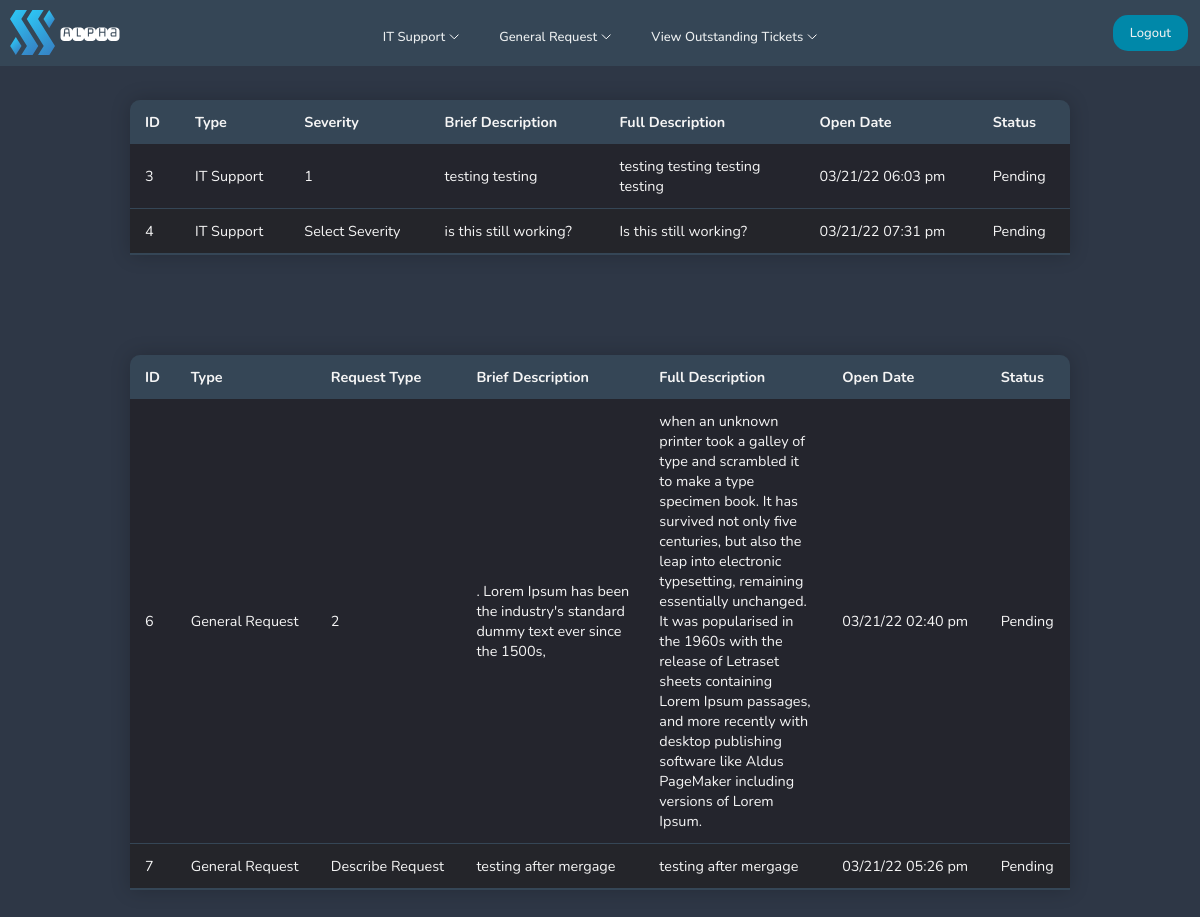
The page /pages/userviewticket.php (signed in) on the database its author committed.
### tables this page shows
CREATE TABLE "itticket" (
	"id"	INTEGER,
	"user"	INTEGER,
	"type"	TEXT,
	"severity"	BLOB,
	"brief"	INTEGER,
	"full"	TEXT,
	"createdon"	TEXT,
	"status"	TEXT,
	"comment"	TEXT,
	PRIMARY KEY("id")
);

CREATE TABLE "requestticket" (
	"id"	INTEGER,
	"type"	TEXT,
	"request"	TEXT,
	"brief"	TEXT,
	"full"	TEXT,
	"status"	TEXT,
	"createdon"	TEXT,
	PRIMARY KEY("id" AUTOINCREMENT)
);

### pages/userviewticket.php (the view, shortened to what this page needs)
<!DOCTYPE html>
<html lang="en">
<head>
    <?php include'../navigation/userdashnavbar.php';
    require ('../config/dbcon.php'); ?>
    <link rel="stylesheet" href="../navigation/userdashnavbar.css">
    <link rel="stylesheet" href="../css/usertickettable.css">
</head>
<body bgcolor="#2E3746">
<div class="full-screen-container">
    <?php
    $user = $_SESSION['id'];
    $query = "SELECT * FROM itticket where user = $user";
    $statement = $conn->prepare($query);
    $statement->execute();
    $statement->setFetchMode(PDO::FETCH_OBJ);
    $result = $statement->fetchAll();
    ?>
    <table class="ticket-table">
    <thead>
    <tr>
        <th>ID</th>
        <th>Type</th>
        <th>Severity</th>
        <th>Brief Description</th>
        <th>Full Description</th>
        <th> Open Date</th>
        <th>Status</th>
    </tr>
    </thead>
        <?php foreach($result as $data) { ?>
        <tr>
            <td><?= $data->id; ?> </td>
            <td><?= $data->type; ?> </td>
            <td><?= $data->severity; ?> </td>
            <td><?= $data->brief; ?> </td>
            <td><?= $data->full; ?> </td>
            <td><?= $data->createdon ?> </td>
            <td><?= $data->status; ?> </td>
        </tr>
        <?php
        }
        ?>
    </table>
    <?php
    $query = "SELECT * FROM requestticket";
    $statement = $conn->prepare($query);
    $statement->execute();
    $statement->setFetchMode(PDO::FETCH_OBJ);
    $result = $statement->fetchAll();
    ?>
    <table class="ticket-table" >
        <thead>
        <tr>
            <th>ID</th>
            <th>Type</th>
            <th>Request Type</th>
            <th>Brief Description</th>
            <th>Full Description</th>
            <th>Open Date</th>
            <th>Status</th>
        </tr>
        </thead>
        <?php foreach($result as $data) { ?>
            <tr>
                <td><?= $data->id; ?> </td>
                <td><?= $data->type; ?> </td>
                <td><?= $data->request; ?> </td>
                <td><?= $data->brief; ?> </td>
                <td><?= $data->full; ?> </td>
                <td><?= $data->createdon; ?> </td>
                <td><?= $data->status; ?> </td>
            </tr>
            <?php
        }
        ?>
    </table>
</div>
</body>
</html>

### navigation/userdashnavbar.css (style rules this page uses)
* { box-sizing: border-box; margin: 0; padding: 0; }

### css/usertickettable.css (style rules this page uses)
* { box-sizing: border-box; font-family: "Nunito", sans-serif; }
.ticket-table { table-layout: fixed; margin-top: 100px; margin-left: auto; margin-right: auto; margin-bottom: 100px; font-size: 0.9em; min-width: 940px; max-width: 940px; border-collapse: collapse; border-radius: 10px 10px 0 0; box-shadow: 0 0 20px rgba(0, 0 ,0, 0.20); overflow: hidden; }
.ticket-table thead tr { background-color: #354656; color: whitesmoke; text-align: left; font-weight: bold; }
.ticket-table th, .ticket-table td { max-width:180px; word-wrap:break-word; padding: 12px 15px; }
.ticket-table tbody tr { border-bottom: 1px solid #354656; color: whitesmoke; }
.ticket-table tbody tr:nth-of-type(even) { background-color: #24252a; }
.ticket-table tbody tr:nth-of-type(odd) { background-color: #24252d; }
.ticket-table tbody tr:last-of-type { border-bottom: 2px solid #354656; }

### rows shown on the page
itticket: id "3", type "IT Support", severity "1", brief "testing testing", full "testing testing testing testing", createdon "03/21/22 06:03 pm", status "Pending"
itticket: id "4", type "IT Support", severity "Select Severity", brief "is this still working?", full "Is this still working?", createdon "03/21/22 07:31 pm", status "Pending"
requestticket: id "6", type "General Request", request "2", brief ". Lorem Ipsum has been the industry's standard dummy text ever since the 1500s,", full "when an unknown printer took a galley of type and scrambled it to make a type specimen book. It has survived not only five centuries, but also the leap into electronic typesetting, remaining essentially unchanged. It was popularised in the 1960s with the release of Letraset sheets containing Lorem Ipsum passages, and more recently with desktop publishing software like Aldus PageMaker including versions of Lorem Ipsum.", createdon "03/21/22 02:40 pm", status "Pending"
requestticket: id "7", type "General Request", request "Describe Request", brief "testing after mergage", full "testing after mergage", createdon "03/21/22 05:26 pm", status "Pending"
